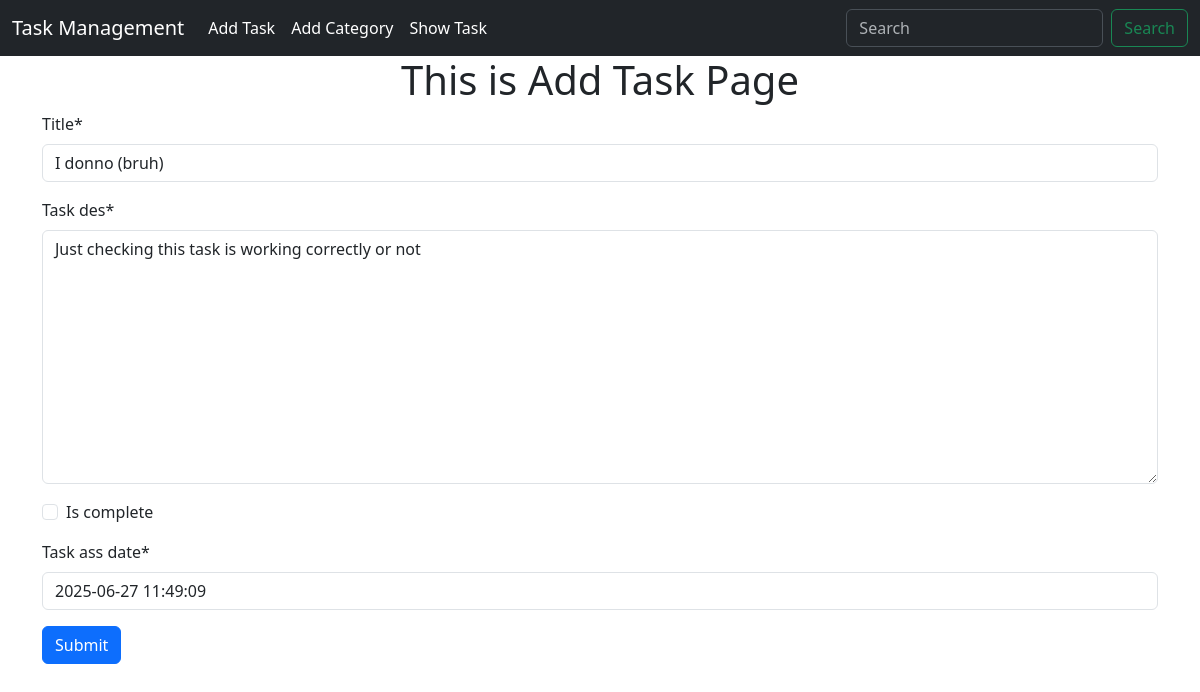
The app's page /task/edit/2 with its own data.
### taskmodel/models.py (models this page shows, shortened)
class Task(models.Model):
    title = models.CharField(max_length=70)
    task_des = models.TextField()
    is_complete = models.BooleanField(default=False)
    task_ass_date = models.DateTimeField(default=datetime.datetime.now)

### taskmodel/views.py (the view)
# urls.py: path('edit/<int:id>', views.edit_task, name="edit_task"),
def edit_task(request,id):
    task= models.Task.objects.get(pk=id)
    task_form = forms.TaskForm(instance=task)
    if request.method == "POST":
        task_form = forms.TaskForm(request.POST,instance=task)
        if task_form.is_valid():
            task_form.save()
            return redirect("show_task")
    return render(request,"add_task.html",{"form":task_form})

### taskmodel/forms.py
class TaskForm(forms.ModelForm):
    class Meta:
        model = Task
        fields = '__all__'
        widgets = {
            'title': forms.TextInput(attrs={'placeholder': 'Enter task title'}),
            'task_des': forms.Textarea(attrs={'placeholder': 'Enter task description'}),
            'is_complete': forms.CheckboxInput(),
        }

### taskmodel/templates/add_task.html (shortened to what this page needs)
{% extends "base.html" %}
{% load crispy_forms_tags %}
{% block content %}
    <div class="container">
        <h1 class="text-center">This is Add Task Page</h1>
        <form method="post">
            {{ form | crispy }}
            <input type="submit" value="Submit" class="btn btn-primary">
        </form>
    </div>
{% endblock content %}

### records on screen
Task: title "I donno (bruh)", task_des "Just checking this task is working correctly or not", task_ass_date "2025-06-27 11:49:09"
